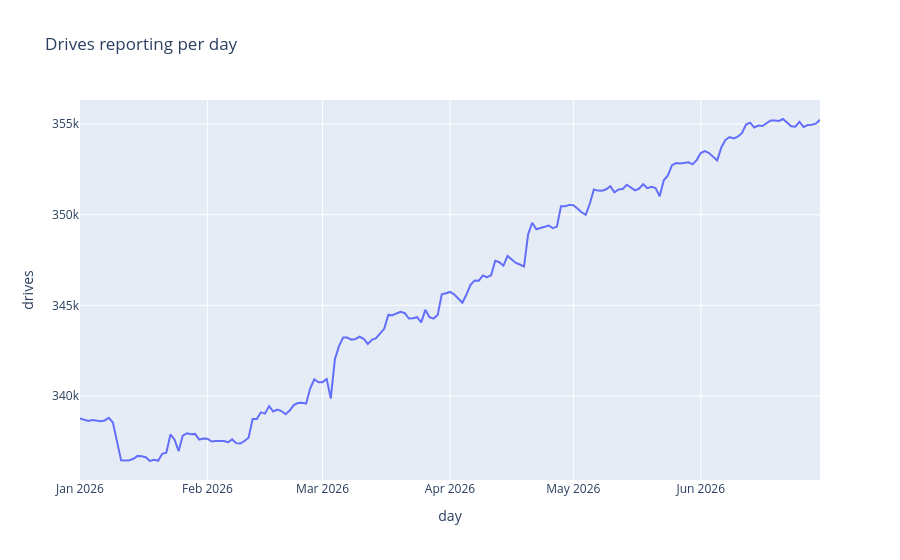

This figure's notebook cell:
### Markdown cell above
## Q1. Fleet size per day
Does the fleet grow, shrink, or have gaps?

### Code cell
fleet = con.sql(f"""
    SELECT CAST(date AS DATE) AS day, count(*) AS drives
    FROM {SRC} GROUP BY 1 ORDER BY 1
""").df()
px.line(fleet, x="day", y="drives", title="Drives reporting per day").show()
print(fleet["drives"].describe())

### Figure 1 — Plotly figure (JSON) as saved in the notebook; plotly's stock layout.template omitted (floating-point values rounded to 4 significant figures; data arrays with more than 128 entries replaced by an {"elided": "..."} marker saying what was removed)
{"data": [{"hovertemplate": "day=%{x}<br>drives=%{y}<extra></extra>", "legendgroup": "", "line": {"color": "#636efa", "dash": "solid"}, "marker": {"symbol": "circle"}, "mode": "lines", "name": "", "orientation": "v", "showlegend": false, "type": "scatter", "x": {"elided": "181 str values"}, "xaxis": "x", "y": {"elided": "181 int values"}, "yaxis": "y"}], "layout": {"legend": {"tracegroupgap": 0}, "title": {"text": "Drives reporting per day"}, "xaxis": {"anchor": "y", "domain": [0, 1], "title": {"text": "day"}}, "yaxis": {"anchor": "x", "domain": [0, 1], "title": {"text": "drives"}}}}
